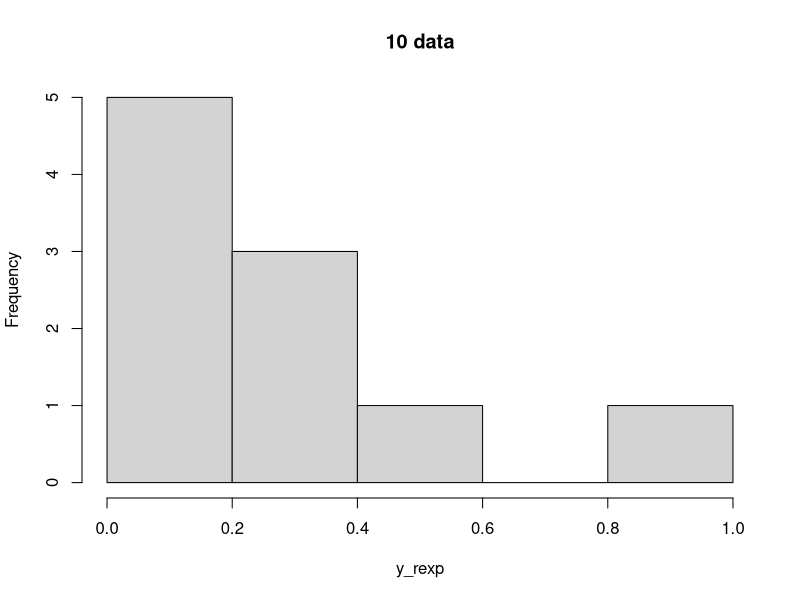
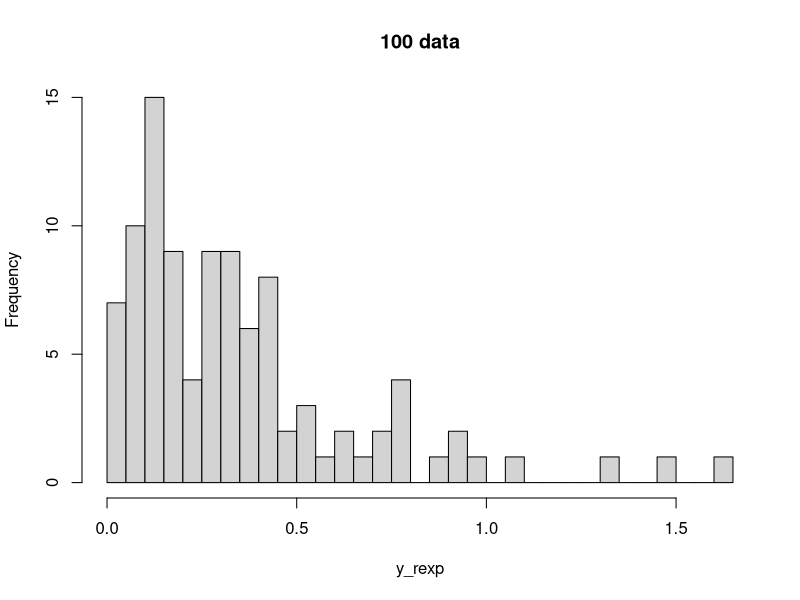
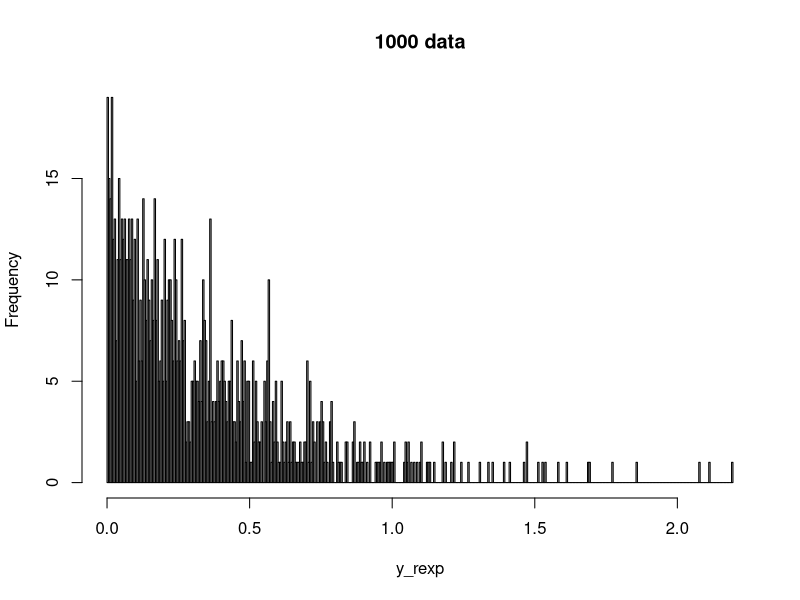
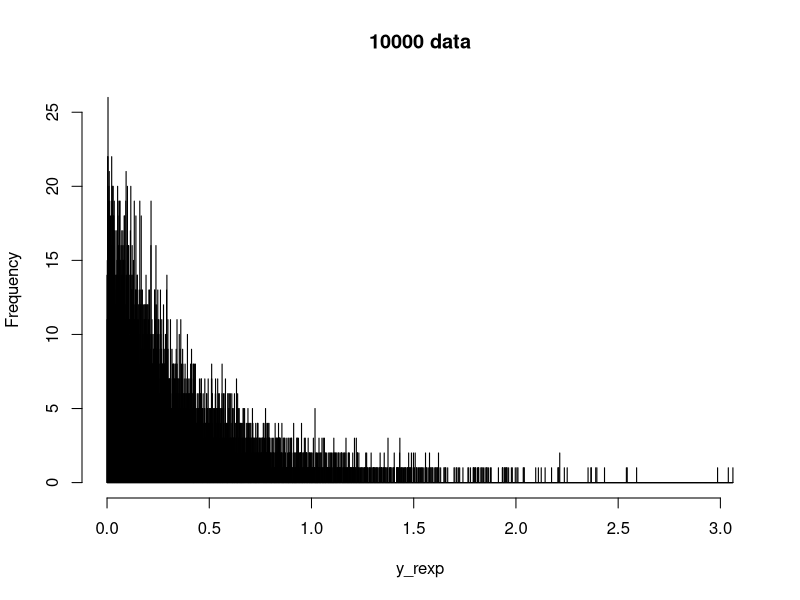

R code for these plots, in order:
lambda <- 3
#5a
DistExponensial <- function(lambda, x){
  print((1/lambda),exp(x/lambda*-1))
}

#5b
set.seed(1)
N <- 10
y_rexp <- rexp(N, lambda)
hist(y_rexp,breaks = 5, 
     main = "10 data")

N <- 100
y_rexp <- rexp(N, lambda)
hist(y_rexp,breaks = 50, main = "100 data")

N <- 1000
y_rexp <- rexp(N, lambda)
hist(y_rexp, breaks = 500, main = "1000 data")

N <- 10000
y_rexp <- rexp(N, lambda)
hist(y_rexp, breaks = 5000, main = "10000 data")

#5c
mean(rexp(100, lambda))

var(rexp(100, lambda))
